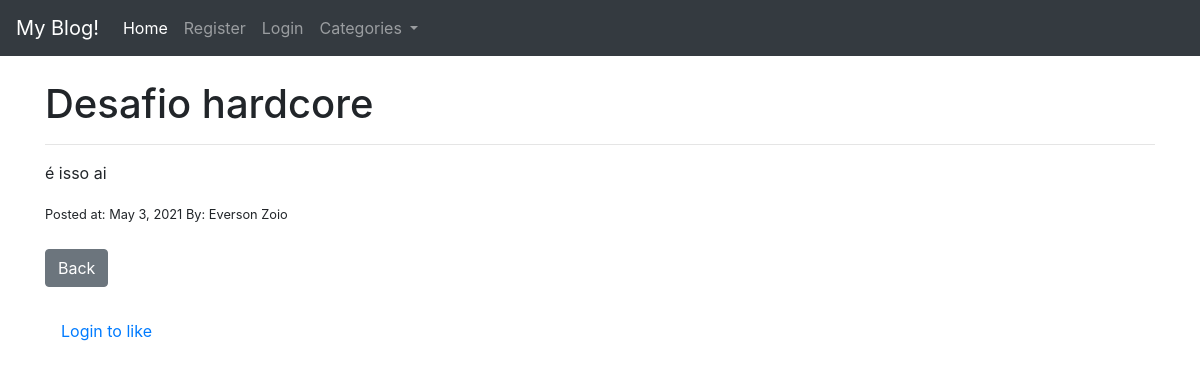
Screenshot of /article/15 with the database file from the repository.
### theblog/models.py (models this page shows, shortened)
class Post(models.Model):
	title = models.CharField(max_length=255)
	title_tag = models.CharField(max_length=255)
	author = models.ForeignKey(User, on_delete=models.CASCADE) #models.CASCADE caso o user seja apagado todos os seus posts são apagados tbm
	body = models.TextField()
	post_date = models.DateField(auto_now_add=True)
	category = models.CharField(max_length=255, default='coding')
	likes = models.ManyToManyField(User, related_name='blog_post')
	def total_likes(self):
		return self.likes.count()

### theblog/views.py (the view)
# urls.py: path('article/<int:pk>', ArticleDetailView.as_view(), name='article-detail'),
class ArticleDetailView(DetailView):
	model = Post
	template_name = 'article_details.html'
	def get_context_data(self, *args, **kwargs):
		cat_menu = Category.objects.all()
		context = super(ArticleDetailView,self).get_context_data(*args, **kwargs)
		post = get_object_or_404(Post, id=self.kwargs['pk'])
		liked = False
		if post.likes.filter(id=self.request.user.id).exists():
			liked = True
		context['liked'] = liked
		context['total_likes'] = post.total_likes()
		context['cat_menu'] = cat_menu
		return context

### theblog/templates/article_details.html (shortened to what this page needs)
{% extends 'base.html' %}
{% block content %}
	<h1>{{post.title}} </h1>
	<hr>
	<p>{{post.body|safe}}</p>
	<small>Posted at: {{post.post_date}} By: {{post.author.first_name}} {{post.author.last_name}}</small>
	<a href="{% url 'home' %}" class='btn btn-secondary'>Back</a>
	<form action="{% url 'like_post' post.pk %}" method='POST'>
	{% if user.is_authenticated %}
		{% if liked %}
			<button type=submit name='post_id' value='{{post.id}}' class='btn btn-danger'>Unlike</button> - {{total_likes}} Likes
		{% else %}
			<button type=submit name='post_id' value='{{post.id}}' class='btn btn-primary'>Like</button> - {{total_likes}} Likes
		{% endif %}
	{% else %}
		<a class="nav-link" href="{% url 'login' %}">Login to like</a>
	{% endif %}
	</form>
{% endblock %}

### rows the page displays
Post: title "Desafio hardcore", body "é isso ai", post_date "May 3, 2021", author.first_name "Everson", author.last_name "Zoio"
